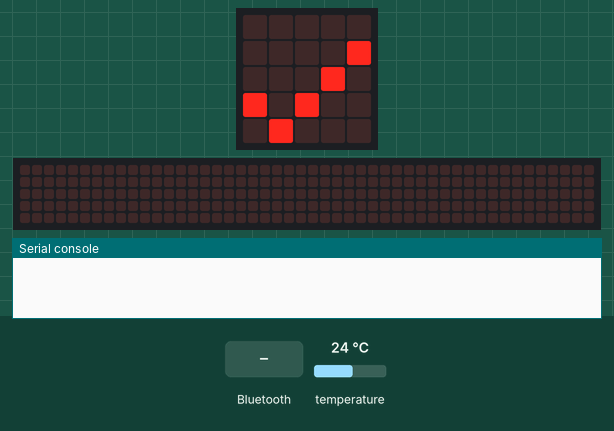
Simulated run of this program. Board: BBC micro:bit (MakeCode). Parts: the board's 5×5 LED display, a strip that is not on the board, showing the scrolling text unrolled, the last lines printed to the serial console. The inputs (shaded band) are chosen by the test bench; at power-on: temperature 24 °C. The 48×5 strip is a reading aid, not a part: it shows the text the display is scrolling, unrolled, one strip-width of it at a time.

Above: at 2.8 s.
2.9 s: a phone connects over Bluetooth
At 3.3 s:
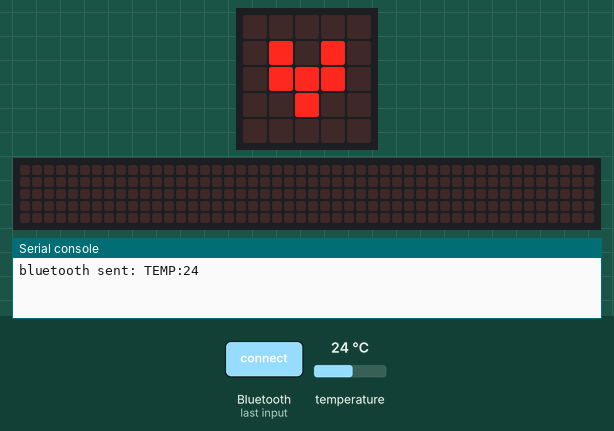
5.3 s: a phone disconnects over Bluetooth
At 6.5 s:
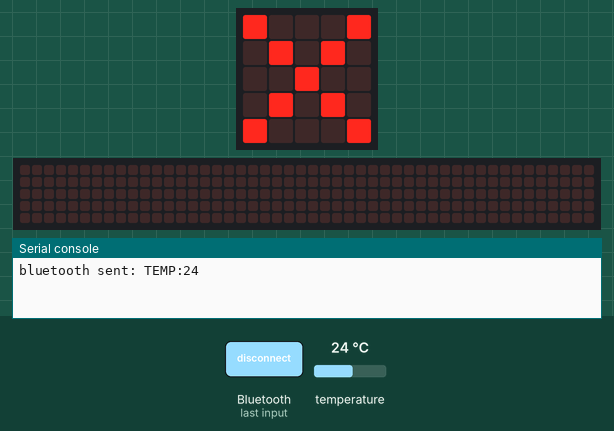
7.7 s: a phone connects over Bluetooth
At 11.4 s:
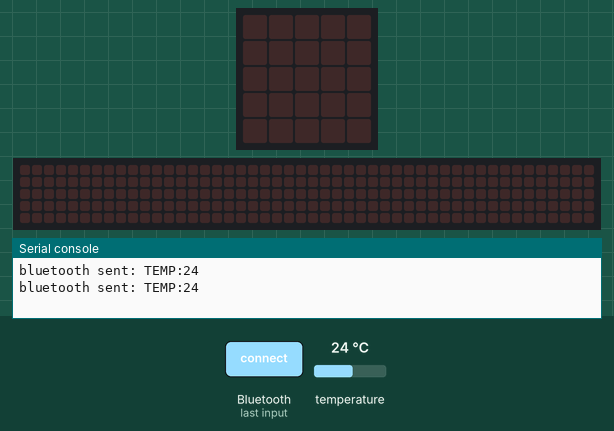
12.2 s: temperature set to 12 °C
At 13.17 s:
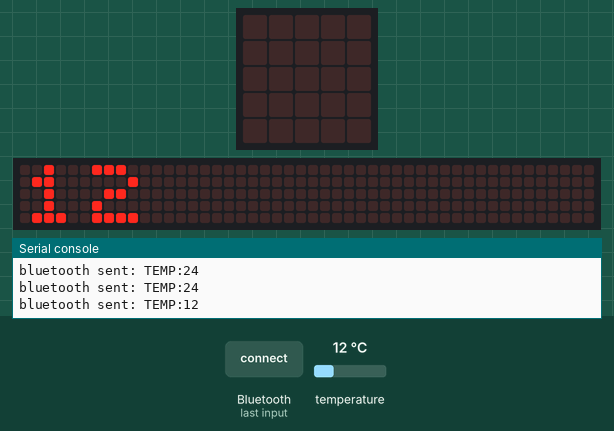
Timing chart, 0 to 15.2 s (numbered marks = the images above; inputs shaded):
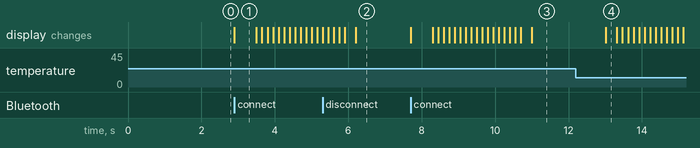

The program:

main.ts
```typescript
bluetooth.onBluetoothConnected(function () {
    connected = true
    basic.showIcon(IconNames.SmallHeart)
})
bluetooth.onBluetoothDisconnected(function () {
    connected = false
    basic.showIcon(IconNames.No)
})
let temperature = 0
let connected = false
bluetooth.startUartService()
basic.showIcon(IconNames.Yes)
basic.pause(1000)
basic.forever(function () {
    if (connected) {
        // ==========================================
        // MICRO:BIT INTERNAL TEMPERATURE SENSOR
        // ==========================================
        temperature = input.temperature()
        // ==========================================
        // SEND TO ESP32
        // ==========================================
        bluetooth.uartWriteLine("TEMP:" + temperature)
        // Display temperature
        basic.showNumber(temperature)
        // Send every 2 seconds
        basic.pause(2000)
    } else {
        basic.pause(500)
    }
})
```

test.ts
```typescript
// testes vão aqui; isto não será compilado quando este pacote for usado como uma extensão.
```

Measured:
- after the input at 2.9 s, the display: changes at once (image 1)
- after the input at 5.3 s, the display: first differs from a run without the input after 0.90 s (image 2)
- after the input at 7.7 s, the display: first changes at once (image 3 shows a later state)
- what the display in image 1 shows lasts 0.6 s, from 2.9 s to 3.5 s
